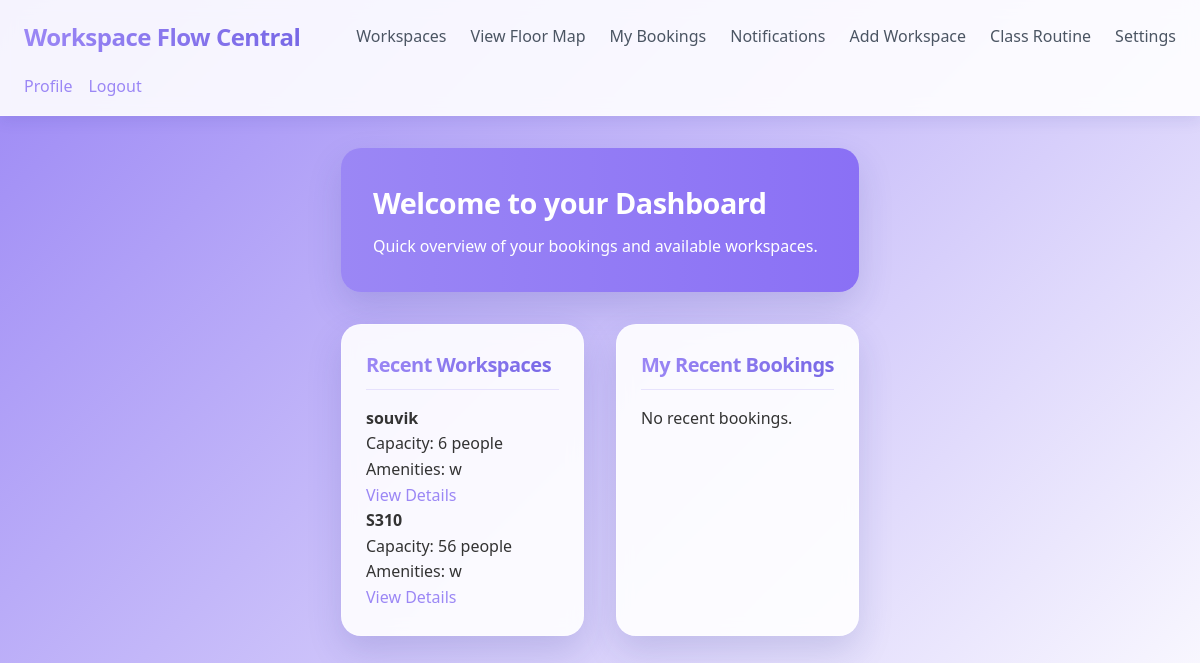
Screenshot of / (signed in) with the database file from the repository.
### website/models.py (models this page shows)
class Workspace(db.Model):
    id = db.Column(db.Integer, primary_key=True)
    name = db.Column(db.String(100), nullable=False)
    floor = db.Column(db.Integer, nullable=True)
    x = db.Column(db.Integer, nullable=True)  # for SVG positioning
    y = db.Column(db.Integer, nullable=True)
    capacity = db.Column(db.Integer, nullable=False)
    amenities = db.Column(db.String(255), nullable=True)

### website/views.py (the view)
@views.route('/')
@login_required
def home():
    recent_workspaces = Workspace.query.order_by(Workspace.id.desc()).limit(2).all()
    recent_bookings = Booking.query.filter_by(user_id=current_user.id).order_by(Booking.date.desc()).limit(2).all()
    return render_template(
        "dashboard.html",
        user=current_user,
        recent_workspaces=recent_workspaces,
        recent_bookings=recent_bookings
    )

### website/__init__.py (called while the page is built)
def create_app():
    app = Flask(__name__)
    app.config['SECRET_KEY'] = 'love'
    app.config['SQLALCHEMY_DATABASE_URI'] = f'sqlite:///{DB_NAME}'
    db.init_app(app)
    from .views import views
    from .auth import auth
    app.register_blueprint(views, url_prefix='/')
    app.register_blueprint(auth, url_prefix='/')
    from .models import User, Workspace  # Import Workspace model
    with app.app_context():
        db.create_all()
        seed_workspaces()  # Seed default workspaces
    login_manager = LoginManager()
    login_manager.login_view = 'auth.login'
    login_manager.init_app(app)
    @login_manager.user_loader
    def load_user(id):
        return User.query.get(int(id))
    return app

### website/templates/dashboard.html (shortened to what this page needs)
<!DOCTYPE html>
<html lang="en">
<head>
    <link rel="stylesheet" href="{{ url_for('static', filename='styles/dashboard.css') }}">
</head>
<body>
    <div class="workspace-dashboard">
      <header class="dashboard-header">
        <div class="header-container">
          <div class="header-left">
            <h1>Workspace Flow Central</h1>
          </div>
          <nav class="main-nav">
            <a href="/workspace">Workspaces</a>
            <a href="/floormap">View Floor Map</a>
            {% if current_user.role == 'staff' or current_user.role == 'admin' %}
              <a href="/bookings">My Bookings</a>
            {% endif %}
            <a href="/notification">Notifications</a>
            {% if current_user.role == 'admin' %}
              <a href="/work">Add Workspace</a>
              <a href="/class-routine">Class Routine</a>
            {% endif %}
            <a href="/setting">Settings</a>
          </nav>
          <div class="header-right">
            <a href="/profile">Profile</a>
            <a href="/logout">Logout</a>
          </div>
        </div>
      </header>
      <main class="dashboard-content">
        <section class="welcome-section">
          <h2>Welcome to your Dashboard</h2>
          <p>Quick overview of your bookings and available workspaces.</p>
        </section>
        <div class="dashboard-grid">
          <section class="workspaces-section">
            <h3>Recent Workspaces</h3>
            <div class="workspace-cards">
              {% if recent_workspaces %}
                {% for workspace in recent_workspaces %}
                  <div class="workspace-list">
                    <h4>{{ workspace.name }}</h4>
                    <p>Capacity: {{ workspace.capacity }} people</p>
                    <p>Amenities: {{ workspace.amenities }}</p>
                    <a href="{{ url_for('views.workspace_details', id=workspace.id) }}">View Details</a>
                  </div>
                {% endfor %}
              {% else %}
                <p>No workspaces available.</p>
              {% endif %}
            </div>
          </section>
          <section class="bookings-section">
            <h3>My Recent Bookings</h3>
            <div class="booking-cards">
              {% if recent_bookings %}
                {% for booking in recent_bookings %}
                  <div class="booking-list">
                    <h4>{{ booking.workspace.name }}</h4>
                    <p>Date: {{ booking.date }}</p>
                  </div>
                {% endfor %}
              {% else %}
                <p>No recent bookings.</p>
              {% endif %}
            </div>
          </section>
        </div>
      </main>
    </div>
  </body>
</html>

### website/static/styles/dashboard.css (style rules this page uses)
* { margin: 0; padding: 0; box-sizing: border-box; font-family: 'Segoe UI', Tahoma, Geneva, Verdana, sans-serif; }
body { background: linear-gradient(135deg, #9b87f5 0%, #ffffff 100%); min-height: 100vh; color: #333; line-height: 1.6; overflow-x: hidden; }
a { text-decoration: none; color: #9b87f5; transition: color 0.3s; }
.workspace-dashboard { display: flex; flex-direction: column; min-height: 100vh; }
.dashboard-header { background: rgba(255, 255, 255, 0.9); backdrop-filter: blur(8px); box-shadow: 0 4px 15px rgba(31, 38, 135, 0.1); padding: 1rem 0; position: sticky; top: 0; z-index: 10; border-bottom: 1px solid rgba(255, 255, 255, 0.3); }
.header-container { max-width: 1280px; margin: 0 auto; padding: 0 1.5rem; display: flex; flex-wrap: wrap; justify-content: space-between; align-items: center; gap: 1rem; }
.header-left h1 { font-size: 1.5rem; font-weight: 600; color: #111827; margin: 0; background: linear-gradient(to right, #9b87f5, #7868e6); -webkit-background-clip: text; background-clip: text; -webkit-text-fill-color: transparent; letter-spacing: -0.5px; }
.main-nav { display: flex; gap: 1.5rem; flex-wrap: wrap; }
.main-nav a { color: #4b5563; font-weight: 500; padding: 0.5rem 0; position: relative; text-decoration: none; }
.main-nav a::after { content: ''; position: absolute; bottom: 0; left: 0; width: 0; height: 2px; background-color: #9b87f5; transition: width 0.3s; }
.header-right { display: flex; gap: 1rem; }
.dashboard-content { max-width: 1280px; margin: 2rem auto; padding: 0 1.5rem; flex: 1; }
.welcome-section { background: linear-gradient(to right, #9b87f5, #8a70f5); color: white; border-radius: 20px; padding: 2rem; margin-bottom: 2rem; box-shadow: 0 15px 35px rgba(31, 38, 135, 0.15); transform: translateY(0); transition: all 0.5s cubic-bezier(0.175, 0.885, 0.32, 1.275); }
.welcome-section h2 { font-size: 1.8rem; margin-bottom: 0.5rem; font-weight: 600; letter-spacing: -0.5px; }
.dashboard-grid { display: grid; grid-template-columns: 1fr; gap: 2rem; }
@media (min-width: 768px) { .dashboard-grid { grid-template-columns: 1fr 1fr; } }
.workspaces-section, .bookings-section { background: rgba(255, 255, 255, 0.9); border-radius: 20px; padding: 1.5rem; box-shadow: 0 15px 35px rgba(31, 38, 135, 0.15); backdrop-filter: blur(8px); border: 1px solid rgba(255, 255, 255, 0.3); transition: all 0.5s cubic-bezier(0.175, 0.885, 0.32, 1.275); }
.workspaces-section h3, .bookings-section h3 { color: #111827; font-size: 1.25rem; margin-bottom: 1rem; padding-bottom: 0.5rem; border-bottom: 1px solid rgba(155, 135, 245, 0.2); background: linear-gradient(to right, #9b87f5, #7868e6); -webkit-background-clip: text; background-clip: text; -webkit-text-fill-color: transparent; letter-spacing: -0.5px; }

### rows the page displays
Workspace: name "souvik", capacity "6", amenities "w"
Workspace: name "S310", capacity "56", amenities "w"
